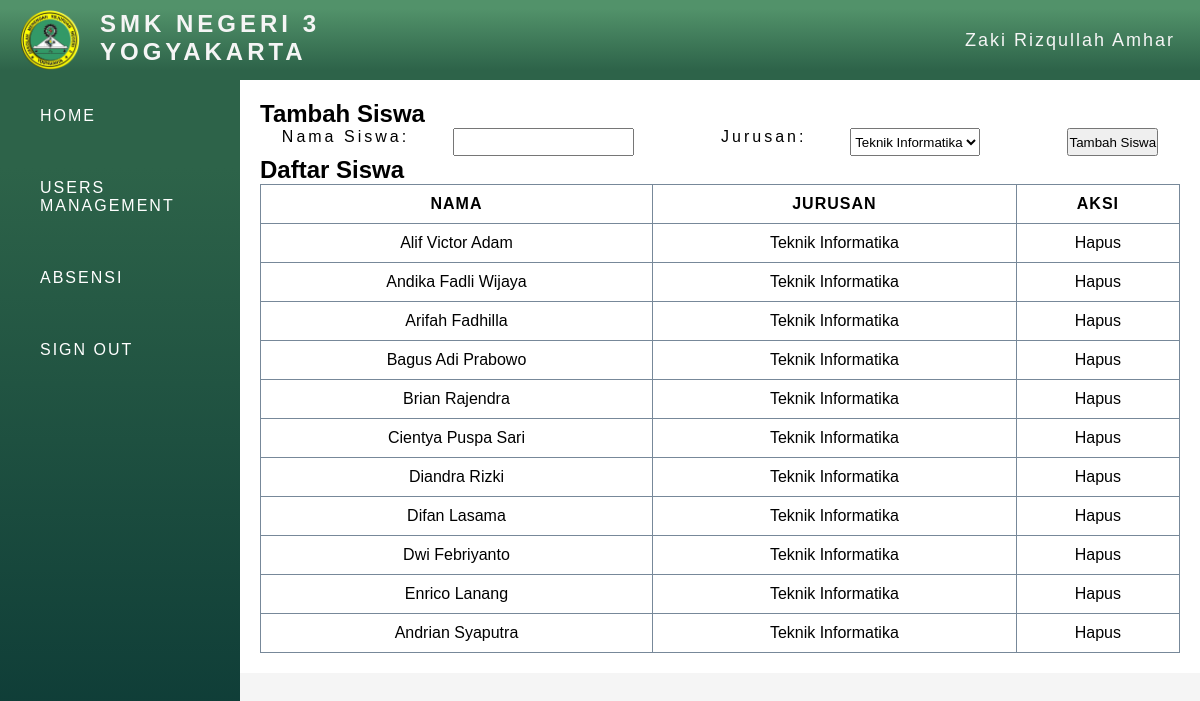
The page /admin/absensi.php (signed in) on the database its author committed.
### tables this page shows
CREATE TABLE `siswa` (
  `id` int(11) NOT NULL,
  `nama` varchar(100) NOT NULL,
  `jurusan_id` int(11) DEFAULT NULL
);

CREATE TABLE `jurusan` (
  `id` int(11) NOT NULL,
  `nama` varchar(100) NOT NULL
);

### admin/absensi.php (the view, shortened to what this page needs)
<?php include "template/header-admin.php" ?>
<?php
$servername = "localhost";
$username = "root";
$password = "";
$dbname = "absensi_siswa";
$conn = new mysqli($servername, $username, $password, $dbname);
$jurusanQuery = "SELECT * FROM jurusan";
$jurusanResult = $conn->query($jurusanQuery);
$siswaQuery = "SELECT siswa.id, siswa.nama, jurusan.nama AS jurusan FROM siswa JOIN jurusan ON siswa.jurusan_id = jurusan.id";
$siswaResult = $conn->query($siswaQuery);
?>
<!DOCTYPE html>
<html lang="en">
<head>
</head>
<body>
    <h2>Tambah Siswa</h2>
    <form method="POST" action="">
        <label for="nama_siswa">Nama Siswa:</label>
        <input type="text" name="nama_siswa" required><br>
        <label for="jurusan_id">Jurusan:</label>
        <select name="jurusan_id" required>
            <?php
            $jurusanResult->data_seek(0);
            while($row = $jurusanResult->fetch_assoc()): ?>
                <option value="<?= $row['id'] ?>"><?= $row['nama'] ?></option>
            <?php endwhile; ?>
        </select><br>
        <button type="submit" name="tambah_siswa">Tambah Siswa</button>
    </form>
    <h2>Daftar Siswa</h2>
    <table border="1">
        <tr>
            <th>Nama</th>
            <th>Jurusan</th>
            <th>Aksi</th>
        </tr>
        <?php while($row = $siswaResult->fetch_assoc()): ?>
        <tr>
            <td><?= $row['nama'] ?></td>
            <td><?= $row['jurusan'] ?></td>
            <td>
                <a href="?hapus_siswa_id=<?= $row['id'] ?>" onclick="return confirm('Apakah Anda yakin ingin menghapus siswa ini?')">Hapus</a>
            </td>
        </tr>
        <?php endwhile; ?>
    </table>
</body>
</html>

### css/app.css (style rules this page uses)
* { margin: 0; padding: 0; box-sizing: border-box; }
body { font-family: 'Arial', sans-serif; background-color: #f4f4f4; margin: 0; }
form { width: 100%; display: flex; justify-content: space-around; }
label { display: block; margin-bottom: 10px; text-transform: capitalize; letter-spacing: 3px; }
table { table-layout: auto; width: 100%; border-collapse: collapse; }
th, td { border: 1px solid lightslategray; padding: 10px; text-align: center; text-transform:capitalize; }
td a { text-decoration: none; color: black; }
th { text-transform: uppercase; letter-spacing: 1px; }

### rows shown on the page
siswa: nama "Alif Victor Adam", jurusan.nama "Teknik Informatika"
siswa: nama "Andika Fadli Wijaya", jurusan.nama "Teknik Informatika"
siswa: nama "Arifah Fadhilla", jurusan.nama "Teknik Informatika"
siswa: nama "Bagus Adi Prabowo", jurusan.nama "Teknik Informatika"
siswa: nama "Brian Rajendra", jurusan.nama "Teknik Informatika"
siswa: nama "Cientya Puspa Sari", jurusan.nama "Teknik Informatika"
siswa: nama "Diandra Rizki", jurusan.nama "Teknik Informatika"
siswa: nama "Difan Lasama", jurusan.nama "Teknik Informatika"
siswa: nama "Dwi Febriyanto", jurusan.nama "Teknik Informatika"
siswa: nama "Enrico Lanang", jurusan.nama "Teknik Informatika"
siswa: nama "Andrian Syaputra", jurusan.nama "Teknik Informatika"

### other values the page prints
$nama "Zaki Rizqullah Amhar"
form field jurusan_id "Teknik Informatika"
